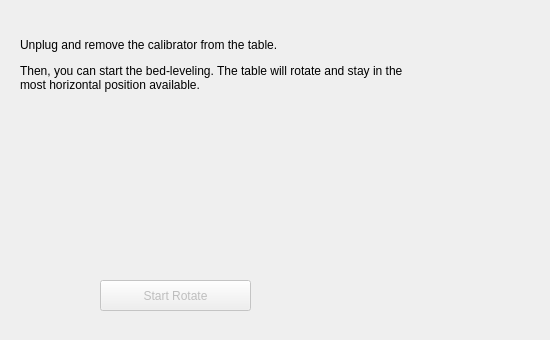
<?xml version="1.0" encoding="UTF-8"?>
<ui version="4.0">
 <class>ProcessLevelingPage</class>
 <widget class="QWizardPage" name="ProcessLevelingPage">
  <property name="geometry">
   <rect>
    <x>0</x>
    <y>0</y>
    <width>550</width>
    <height>340</height>
   </rect>
  </property>
  <property name="windowTitle">
   <string>WizardPage</string>
  </property>
  <widget class="QLabel" name="plate">
   <property name="geometry">
    <rect>
     <x>60</x>
     <y>130</y>
     <width>231</width>
     <height>131</height>
    </rect>
   </property>
   <property name="text">
    <string/>
   </property>
   <property name="pixmap">
    <pixmap resource="../ressources.qrc">:/img/img/plate.png</pixmap>
   </property>
   <property name="scaledContents">
    <bool>true</bool>
   </property>
  </widget>
  <widget class="QLabel" name="presentation">
   <property name="geometry">
    <rect>
     <x>20</x>
     <y>10</y>
     <width>391</width>
     <height>111</height>
    </rect>
   </property>
   <property name="text">
    <string>&lt;html&gt;&lt;head/&gt;&lt;body&gt;&lt;p&gt;Unplug and remove the calibrator from the table.&lt;/p&gt;&lt;p&gt;Then, you can start the bed-leveling. The table will rotate and stay in the most horizontal position available.&lt;/p&gt;&lt;/body&gt;&lt;/html&gt;</string>
   </property>
   <property name="wordWrap">
    <bool>true</bool>
   </property>
  </widget>
  <widget class="QPushButton" name="startContactProcess">
   <property name="enabled">
    <bool>false</bool>
   </property>
   <property name="geometry">
    <rect>
     <x>100</x>
     <y>280</y>
     <width>151</width>
     <height>31</height>
    </rect>
   </property>
   <property name="text">
    <string>Start Rotate</string>
   </property>
   <property name="icon">
    <iconset resource="../ressources.qrc">
     <normaloff>:/img/img/play_green.png</normaloff>:/img/img/play_green.png</iconset>
   </property>
  </widget>
 </widget>
 <resources>
  <include location="../ressources.qrc"/>
 </resources>
 <connections/>
</ui>
